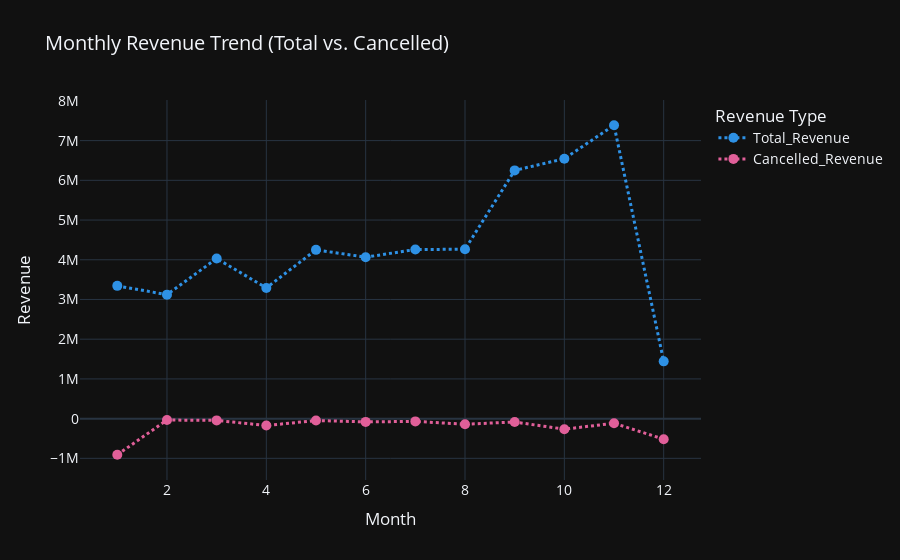

Here is the notebook cell this chart was saved with:
### Markdown cell above
Monthly Revenue Trend

### Code cell
# Calculate monthly valid and canceled revenue
monthly_valid_revenue = transactions.groupby('month')['totalsales'].sum().reset_index().rename(columns={'totalsales': 'Total_Revenue'})
monthly_canceled_revenue = cancellations.groupby('month')['totalsales'].sum().reset_index().rename(columns={'totalsales': 'Cancelled_Revenue'})

# Merge both dataframes
monthly_revenue = pd.merge(
    monthly_valid_revenue, 
    monthly_canceled_revenue, 
    on='month', 
    how='outer'
).fillna(0)

# Plot Total Revenue vs. Cancelled Revenue
fig = px.line(
    monthly_revenue, 
    x='month', 
    y=['Total_Revenue', 'Cancelled_Revenue'], 
    title='Monthly Revenue Trend (Total vs. Cancelled)',
    markers=True, 
    color_discrete_sequence=px.colors.qualitative.Dark24,  # Darker color scheme
    template="plotly_dark"  # Dark theme applied
)

# Update layout for better visualization
fig.update_traces(line=dict(width=3, dash="dot"), marker=dict(size=10))
fig.update_layout(
    xaxis_title="Month", 
    yaxis_title="Revenue", 
    title_font=dict(size=20),  
    font=dict(size=14),
    legend_title="Revenue Type"
)

fig.show()

### Figure 1 — Plotly figure (JSON) as saved in the notebook; plotly's stock layout.template omitted (floating-point values rounded to 4 significant figures)
{"data": [{"hovertemplate": "variable=Total_Revenue<br>month=%{x}<br>value=%{y}<extra></extra>", "legendgroup": "Total_Revenue", "line": {"color": "#2E91E5", "dash": "dot", "width": 3}, "marker": {"size": 10, "symbol": "circle"}, "mode": "lines+markers", "name": "Total_Revenue", "orientation": "v", "showlegend": true, "type": "scatter", "x": [1, 2, 3, 4, 5, 6, 7, 8, 9, 10, 11, 12], "xaxis": "x", "y": [3343000.0, 3121000.0, 4031000.0, 3291000.0, 4250000.0, 4065000.0, 4258000.0, 4265000.0, 6250000.0, 6544000.0, 7387000.0, 1442000.0], "yaxis": "y"}, {"hovertemplate": "variable=Cancelled_Revenue<br>month=%{x}<br>value=%{y}<extra></extra>", "legendgroup": "Cancelled_Revenue", "line": {"color": "#E15F99", "dash": "dot", "width": 3}, "marker": {"size": 10, "symbol": "circle"}, "mode": "lines+markers", "name": "Cancelled_Revenue", "orientation": "v", "showlegend": true, "type": "scatter", "x": [1, 2, 3, 4, 5, 6, 7, 8, 9, 10, 11, 12], "xaxis": "x", "y": [-909500.0, -35110.0, -44710.0, -173400.0, -47990.0, -81790.0, -69530.0, -140200.0, -85430.0, -266000.0, -115900.0, -517400.0], "yaxis": "y"}], "layout": {"font": {"size": 14}, "legend": {"title": {"text": "Revenue Type"}, "tracegroupgap": 0}, "title": {"font": {"size": 20}, "text": "Monthly Revenue Trend (Total vs. Cancelled)"}, "xaxis": {"anchor": "y", "domain": [0, 1], "title": {"text": "Month"}}, "yaxis": {"anchor": "x", "domain": [0, 1], "title": {"text": "Revenue"}}}}
